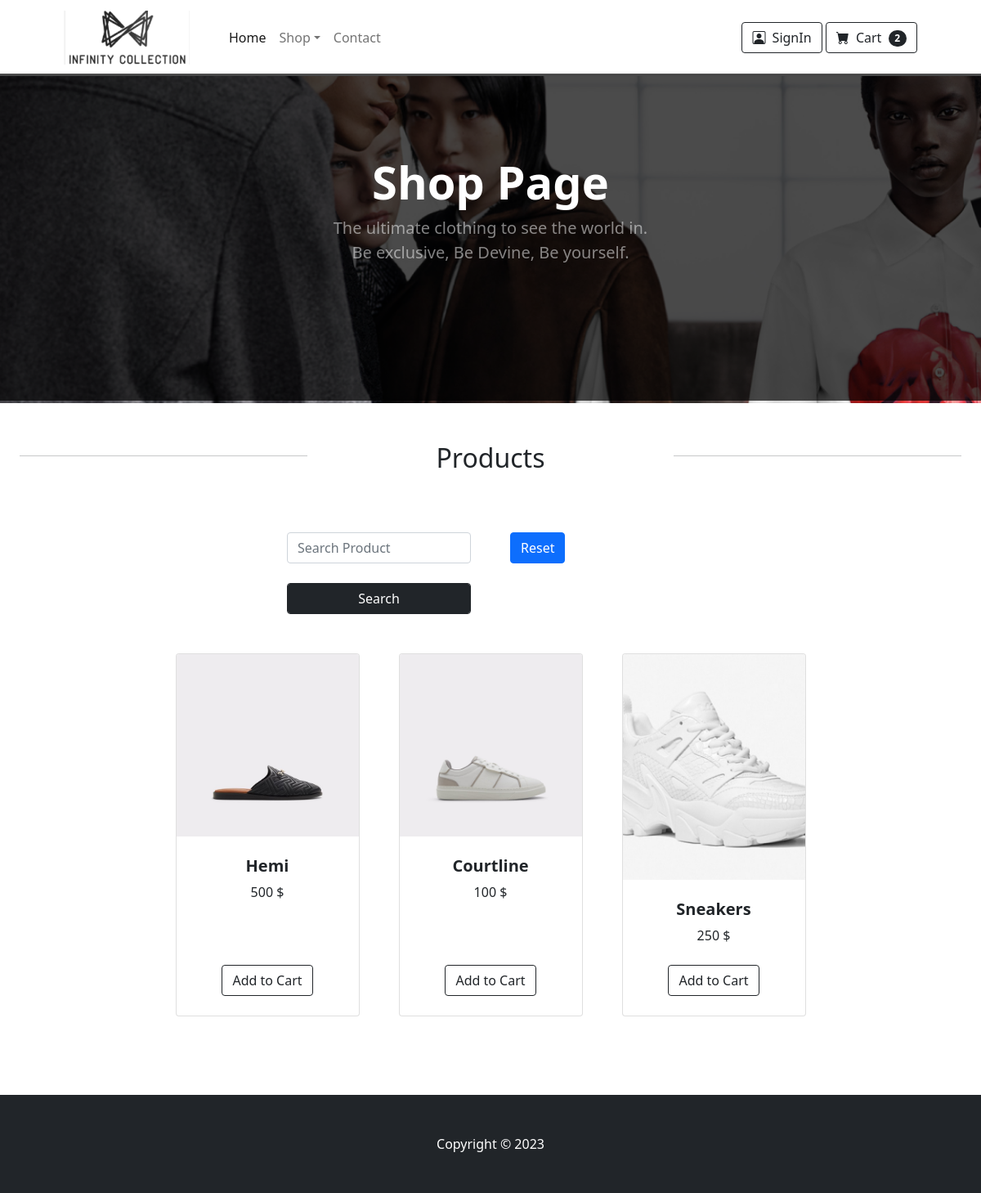
The page /shop.php on the database its author committed.
### tables this page shows
CREATE TABLE `product` (
  `pId` int(11) NOT NULL,
  `pName` varchar(255) NOT NULL,
  `pDescription` text NOT NULL,
  `pImage` text NOT NULL,
  `quantity` int(11) NOT NULL,
  `price` float NOT NULL,
  `created` timestamp NOT NULL DEFAULT current_timestamp()
);

### DBController.php (called while the page is built, shortened)
<?php
class DBController {
    private $host = "localhost";
    private $user = "root";
    private $password = "";
    private $database = "infinitycloths";
    private $conn;
    function __construct() {
        $this->conn = $this->connectDB();
    }
    function connectDB() {
        $conn = mysqli_connect($this->host,$this->user,$this->password,$this->database);
        return $conn;
    }
    function runBaseQuery($query) {
        $result = $this->conn->query($query);
        $resultset = [];
        if ($result->num_rows > 0) {
            while($row = $result->fetch_assoc()) {
                $resultset[] = $row;
            }
        }
        return $resultset;
    }
}
?>

### Product.php (called while the page is built, shortened)
<?php
require_once ("DBController.php");
class Product {
    public function __construct() {
        $this->db_handle = new DBController();
    }
function getProduct($product = "") {
    if($product != "null"){
         $sql = "SELECT * FROM product Where pName LIKE '".$product."%'";
    } else {
         $sql = "SELECT * FROM product";
    }
            $result = $this->db_handle->runBaseQuery($sql);
            return $result;
    }
}
?>

### shop.php (the view, shortened to what this page needs)
<?php include 'header.php';
require_once ("Product.php");
if(isset($_GET['pName'])){
    $cookie_value = $_GET['pName'];
    $pnames = $_GET['pName'];
} else {
     $pnames = "";
}
?>
<section class="bg-dark custombanner py-5">
    <div class="blackopacity">
    </div>
    <div class="container relativepos px-4 px-lg-5 my-5">
        <div class="text-center text-white">
            <h1 class="display-4 fw-bolder">Shop Page</h1>
            <p class="lead fw-normal text-white-50 mb-0">The ultimate clothing to see the world in.
                <br>Be exclusive, Be Devine, Be yourself.
            </p>
        </div>
    </div>
</section>
<section class="py-5">
    <div style="margin : 0 !important" class="row gx-4 gx-lg-5 row-cols-2 row-cols-md-3 row-cols-xl-3 justify-content-center">
        <div class="col mb-3">
            <hr>
        </div>
        <div class="col mb-3 text-center text-dark">
            <h2>Products</h2>
        </div>
        <div class="col mb-3">
            <hr>
        </div>
    </div>
    <div class="container px-4 px-lg-5 mt-5">
        <div class="row gx-4 gx-lg-5 row-cols-2 row-cols-md-3 row-cols-xl-4 justify-content-center">
            <div class="col mb-5">
            </div>
            <div class="col mb-5">
                <form action="shop.php" method="get">
                    <div class="form-group">
                        <input type="text" class="form-control" id="pName" name="pName" value="<?php echo $pnames;  ?>" placeholder="Search Product">
                        <br>
                        <input type="submit" class="btn  form-control btn-dark"  name="submit" Value="Search">
                    </div>
                </form>
            </div>
            <div class="col mb-5">
                <a href="shop.php" class="btn btn-primary">Reset</a>
            </div>
            <div class="col mb-5">
            </div>
            <?php
            $productNames = $_COOKIE['ProductName'];
            $productList = new Product();
            $products = $productList->getProduct($productNames);
            foreach($products as $key=> $val){
            ?>
            <div class="col mb-5">
                <div class="card h-100">
                    <img class="card-img-top" src="<?php echo trim($val['pImage']); ?>" alt="..." />
                    <div class="card-body p-4">
                        <div class="text-center">
                            <h5 class="fw-bolder"><?php echo $val['pName']; ?> </h5>
                            <?php echo $val['price']; ?> $
                        </div>
                    </div>
                    <div class="card-footer p-4 pt-0 border-top-0 bg-transparent">
                        <div class="text-center"><a class="btn btn-outline-dark mt-auto" href="addcart.php?id=<?php echo $val['pId'];?>">Add to Cart</a></div>
                    </div>
                </div>
            </div>
            <?php } ?>
        </div>
    </div>
</section>
<?php include 'footer.php';?>

### rows shown on the page
product: pImage (picture), pName "Hemi", price "500"
product: pImage (picture), pName "Courtline", price "100"
product: pImage (picture), pName "Sneakers", price "250"

### other values the page prints
count($checkcount) "2"
